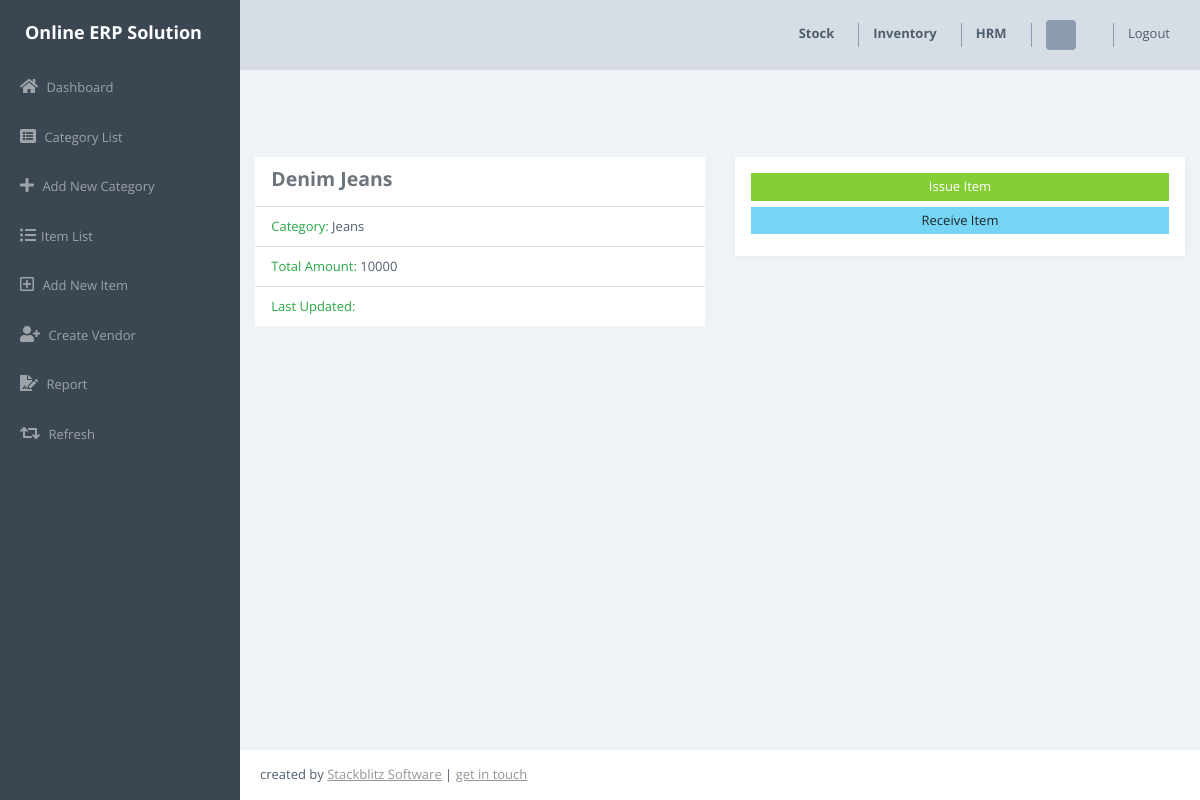
The app's page /product_detail/1/ with its own data.
### stock_module/models.py (models this page shows, shortened)
class Stock(models.Model):
    category = models.ForeignKey(Category, on_delete=models.CASCADE)
    Product_Name = models.CharField(max_length=50)
    Quantity = models.IntegerField(default='0')
    Price = models.IntegerField(default='0')
    Receive_Quantity = models.IntegerField(default='0')
    Receive_By = models.CharField(max_length=50)
    Issue_Quantity = models.IntegerField(default='0')
    Issue_By = models.ForeignKey(User, on_delete=models.CASCADE, default='',null=True)
    Issue_To = models.ForeignKey(Vendor, on_delete=models.CASCADE, default='',null=True)
    Phone_Number = models.CharField(max_length=50)
    Created_By = models.CharField(max_length=50)
    Reorder_Level = models.IntegerField(default='0')
    Last_Updated = models.DateTimeField(auto_now_add=False, auto_now=True)
    Created_At = models.DateTimeField(auto_now_add=True, auto_now=False)

class Category(models.Model):
    STATUS = (
        ('Active', 'Active'),
        ('Inactive', 'Inactive')
    )
    name = models.CharField(max_length=100)
    status = models.CharField(max_length=50, choices=STATUS)
    created_at = models.DateTimeField(auto_now_add=True)
    updated_at = models.DateTimeField(auto_now=True)
    def __str__(self):
        return str(self.name)

### stock_module/views.py (the view)
# urls.py: path('product_detail/<str:pk>/', views.product_detail, name='product-detail'),
def product_detail(request, pk):
    queryset = Stock.objects.get(id=pk)
    context ={
        "title":queryset.Product_Name,
        "queryset":queryset
    }
    return render(request, "stock/item_details.html", context)

### templates/stock/item_details.html (shortened to what this page needs)
{% load static %}
{% include 'stock/header.html' %}
{% include 'stock/sidebar.html' %}
<section class="py-5">
  <div class="container">
    <div class="row mt-5">
      <div class="col-lg-4"></div>
      <div class="col-lg-4">
      </div>
      <div class="col-lg-4"></div>
    </div>
    <div class="row mt-5">
        <div class="col-lg-6 mt-5">
            <ul class="list-group list-group-flush">
                <li class="list-group-item"><h4 class="font-weight-bold text-secondary">{{queryset.Product_Name}}</h4></li>
                <li class="list-group-item"><span class="text-success">Category:</span> {{queryset.category}}</li>
                <li class="list-group-item"><span class="text-success">Total Amount:</span> {{queryset.Quantity}}</li>
                <li class="list-group-item"><span class="text-success">Last Updated:</span> {{queryset.updated_at}}</li>
              </ul>
        </div>
        <div class="col-lg-6 mt-5">
            <div class="card">
                <div class="card-body">
                  <a href="{% url 'issue-items' queryset.id %}" class="btn btn-primary btn-block">Issue Item</a>
                  <a href="{% url 'receive-items' queryset.id %}" class="btn btn-info btn-block">Receive Item</a>
                </div>
              </div>
        </div>
    </div>
</div>
</section>
{% include 'stock/footer.html' %}

### templates/stock/header.html (style rules this page uses)
* { font-size: 13px; }

### templates/stock/sidebar.html (style rules this page uses)
* { font-size: 13px; }

### templates/stock/item_details.html (style rules this page uses)
* { font-size: 13px; }

### templates/stock/footer.html (style rules this page uses)
* { font-size: 13px; }

### records on screen
Stock: Product_Name "Denim Jeans", category "Jeans", Quantity "10000"
